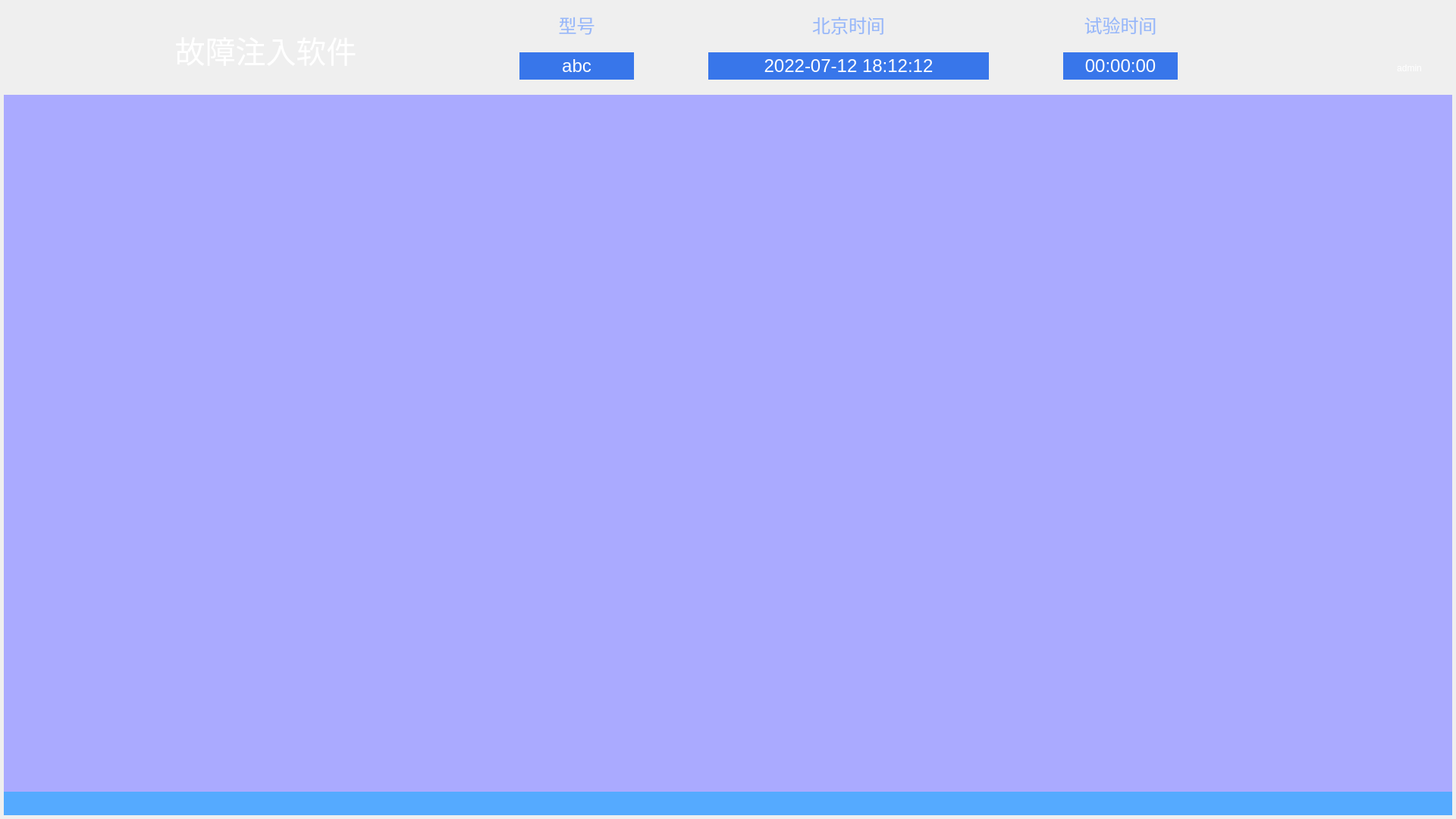
<?xml version="1.0" encoding="UTF-8"?>
<ui version="4.0">
 <class>FaultInjectionClass</class>
 <widget class="QMainWindow" name="FaultInjectionClass">
  <property name="geometry">
   <rect>
    <x>0</x>
    <y>0</y>
    <width>1920</width>
    <height>1080</height>
   </rect>
  </property>
  <property name="windowTitle">
   <string>FaultInjection</string>
  </property>
  <widget class="QWidget" name="centralWidget">
   <layout class="QVBoxLayout" name="vl_UI">
    <property name="spacing">
     <number>0</number>
    </property>
    <property name="leftMargin">
     <number>5</number>
    </property>
    <property name="topMargin">
     <number>5</number>
    </property>
    <property name="rightMargin">
     <number>5</number>
    </property>
    <property name="bottomMargin">
     <number>5</number>
    </property>
    <item>
     <widget class="QWidget" name="top_wgt" native="true">
      <property name="minimumSize">
       <size>
        <width>1014</width>
        <height>80</height>
       </size>
      </property>
      <property name="maximumSize">
       <size>
        <width>16777215</width>
        <height>120</height>
       </size>
      </property>
      <property name="styleSheet">
       <string notr="true">border-image:url(&quot;:/FaultInjection/topbar&quot;)</string>
      </property>
      <layout class="QHBoxLayout" name="horizontalLayout" stretch="4,1,3,1,2">
       <property name="spacing">
        <number>40</number>
       </property>
       <property name="leftMargin">
        <number>0</number>
       </property>
       <property name="topMargin">
        <number>0</number>
       </property>
       <property name="rightMargin">
        <number>0</number>
       </property>
       <property name="bottomMargin">
        <number>10</number>
       </property>
       <item>
        <widget class="QWidget" name="widget_3" native="true">
         <property name="styleSheet">
          <string notr="true">border-image:&quot;transpant&quot;;</string>
         </property>
         <widget class="QLabel" name="softwarename">
          <property name="geometry">
           <rect>
            <x>180</x>
            <y>0</y>
            <width>331</width>
            <height>121</height>
           </rect>
          </property>
          <property name="sizePolicy">
           <sizepolicy hsizetype="Preferred" vsizetype="Preferred">
            <horstretch>0</horstretch>
            <verstretch>0</verstretch>
           </sizepolicy>
          </property>
          <property name="styleSheet">
           <string notr="true">font-size:40px;
color:white;
border-image:&quot;transpant&quot;;</string>
          </property>
          <property name="text">
           <string>故障注入软件</string>
          </property>
          <property name="alignment">
           <set>Qt::AlignCenter</set>
          </property>
         </widget>
        </widget>
       </item>
       <item>
        <widget class="QWidget" name="widget_2" native="true">
         <property name="sizePolicy">
          <sizepolicy hsizetype="Expanding" vsizetype="Preferred">
           <horstretch>0</horstretch>
           <verstretch>0</verstretch>
          </sizepolicy>
         </property>
         <property name="styleSheet">
          <string notr="true">font-size:18px;border-image:&quot;transpant&quot;;</string>
         </property>
         <layout class="QGridLayout" name="gridLayout">
          <property name="leftMargin">
           <number>0</number>
          </property>
          <property name="topMargin">
           <number>0</number>
          </property>
          <property name="rightMargin">
           <number>0</number>
          </property>
          <property name="bottomMargin">
           <number>0</number>
          </property>
          <property name="spacing">
           <number>0</number>
          </property>
          <item row="0" column="0">
           <widget class="QLabel" name="rtlabel">
            <property name="styleSheet">
             <string notr="true">font-size:24px;color:#98b8f9;
</string>
            </property>
            <property name="text">
             <string>型号</string>
            </property>
            <property name="alignment">
             <set>Qt::AlignCenter</set>
            </property>
           </widget>
          </item>
          <item row="1" column="0">
           <widget class="QWidget" name="widget_8" native="true">
            <layout class="QHBoxLayout" name="horizontalLayout_2">
             <property name="spacing">
              <number>0</number>
             </property>
             <property name="leftMargin">
              <number>0</number>
             </property>
             <property name="topMargin">
              <number>0</number>
             </property>
             <property name="rightMargin">
              <number>0</number>
             </property>
             <property name="bottomMargin">
              <number>0</number>
             </property>
             <item>
              <widget class="QLabel" name="label_2">
               <property name="minimumSize">
                <size>
                 <width>4</width>
                 <height>0</height>
                </size>
               </property>
               <property name="maximumSize">
                <size>
                 <width>4</width>
                 <height>16777215</height>
                </size>
               </property>
               <property name="text">
                <string/>
               </property>
               <property name="pixmap">
                <pixmap resource="FaultInjection.qrc">:/FaultInjection/rectleft</pixmap>
               </property>
              </widget>
             </item>
             <item>
              <widget class="QLabel" name="rocket_type">
               <property name="minimumSize">
                <size>
                 <width>0</width>
                 <height>36</height>
                </size>
               </property>
               <property name="maximumSize">
                <size>
                 <width>16777215</width>
                 <height>36</height>
                </size>
               </property>
               <property name="styleSheet">
                <string notr="true">font-size:24px;color:white;background-color:rgba(56,118,234,1)</string>
               </property>
               <property name="text">
                <string>abc</string>
               </property>
               <property name="alignment">
                <set>Qt::AlignCenter</set>
               </property>
              </widget>
             </item>
             <item>
              <widget class="QLabel" name="label_3">
               <property name="minimumSize">
                <size>
                 <width>4</width>
                 <height>0</height>
                </size>
               </property>
               <property name="maximumSize">
                <size>
                 <width>4</width>
                 <height>16777215</height>
                </size>
               </property>
               <property name="text">
                <string/>
               </property>
               <property name="pixmap">
                <pixmap resource="FaultInjection.qrc">:/FaultInjection/rectright</pixmap>
               </property>
              </widget>
             </item>
            </layout>
           </widget>
          </item>
         </layout>
        </widget>
       </item>
       <item>
        <widget class="QWidget" name="widget" native="true">
         <property name="styleSheet">
          <string notr="true">border-image:&quot;transpant&quot;;</string>
         </property>
         <layout class="QVBoxLayout" name="verticalLayout_3">
          <property name="spacing">
           <number>0</number>
          </property>
          <property name="leftMargin">
           <number>0</number>
          </property>
          <property name="topMargin">
           <number>0</number>
          </property>
          <property name="rightMargin">
           <number>0</number>
          </property>
          <property name="bottomMargin">
           <number>0</number>
          </property>
          <item>
           <widget class="QLabel" name="ctlabel">
            <property name="styleSheet">
             <string notr="true">font-size:24px;color:#98b8f9</string>
            </property>
            <property name="text">
             <string>北京时间</string>
            </property>
            <property name="alignment">
             <set>Qt::AlignCenter</set>
            </property>
           </widget>
          </item>
          <item>
           <widget class="QWidget" name="widget_9" native="true">
            <layout class="QHBoxLayout" name="horizontalLayout_3">
             <property name="spacing">
              <number>0</number>
             </property>
             <property name="leftMargin">
              <number>50</number>
             </property>
             <property name="topMargin">
              <number>0</number>
             </property>
             <property name="rightMargin">
              <number>50</number>
             </property>
             <property name="bottomMargin">
              <number>0</number>
             </property>
             <item>
              <widget class="QLabel" name="label_4">
               <property name="minimumSize">
                <size>
                 <width>4</width>
                 <height>0</height>
                </size>
               </property>
               <property name="maximumSize">
                <size>
                 <width>4</width>
                 <height>16777215</height>
                </size>
               </property>
               <property name="text">
                <string/>
               </property>
               <property name="pixmap">
                <pixmap resource="FaultInjection.qrc">:/FaultInjection/rectleft</pixmap>
               </property>
              </widget>
             </item>
             <item>
              <widget class="QLabel" name="curtime">
               <property name="minimumSize">
                <size>
                 <width>0</width>
                 <height>36</height>
                </size>
               </property>
               <property name="maximumSize">
                <size>
                 <width>16777215</width>
                 <height>36</height>
                </size>
               </property>
               <property name="styleSheet">
                <string notr="true">font-size:24px;color:white;background-color:rgba(56,118,234,1)</string>
               </property>
               <property name="text">
                <string>2022-07-12 18:12:12</string>
               </property>
               <property name="alignment">
                <set>Qt::AlignCenter</set>
               </property>
              </widget>
             </item>
             <item>
              <widget class="QLabel" name="label_5">
               <property name="minimumSize">
                <size>
                 <width>4</width>
                 <height>0</height>
                </size>
               </property>
               <property name="maximumSize">
                <size>
                 <width>4</width>
                 <height>16777215</height>
                </size>
               </property>
               <property name="text">
                <string/>
               </property>
               <property name="pixmap">
                <pixmap resource="FaultInjection.qrc">:/FaultInjection/rectright</pixmap>
               </property>
              </widget>
             </item>
            </layout>
           </widget>
          </item>
         </layout>
        </widget>
       </item>
       <item>
        <widget class="QWidget" name="widget_4" native="true">
         <property name="sizePolicy">
          <sizepolicy hsizetype="Expanding" vsizetype="Preferred">
           <horstretch>0</horstretch>
           <verstretch>0</verstretch>
          </sizepolicy>
         </property>
         <property name="styleSheet">
          <string notr="true">border-image:&quot;transpant&quot;;</string>
         </property>
         <layout class="QVBoxLayout" name="verticalLayout">
          <property name="spacing">
           <number>0</number>
          </property>
          <property name="leftMargin">
           <number>0</number>
          </property>
          <property name="topMargin">
           <number>0</number>
          </property>
          <property name="rightMargin">
           <number>0</number>
          </property>
          <property name="bottomMargin">
           <number>0</number>
          </property>
          <item>
           <widget class="QLabel" name="ftlabel">
            <property name="styleSheet">
             <string notr="true">font-size:24px;color:#98b8f9</string>
            </property>
            <property name="text">
             <string>试验时间</string>
            </property>
            <property name="alignment">
             <set>Qt::AlignCenter</set>
            </property>
           </widget>
          </item>
          <item>
           <widget class="QWidget" name="widget_10" native="true">
            <layout class="QHBoxLayout" name="horizontalLayout_4">
             <property name="spacing">
              <number>0</number>
             </property>
             <property name="leftMargin">
              <number>0</number>
             </property>
             <property name="topMargin">
              <number>0</number>
             </property>
             <property name="rightMargin">
              <number>0</number>
             </property>
             <property name="bottomMargin">
              <number>0</number>
             </property>
             <item>
              <widget class="QLabel" name="label_6">
               <property name="minimumSize">
                <size>
                 <width>4</width>
                 <height>0</height>
                </size>
               </property>
               <property name="maximumSize">
                <size>
                 <width>4</width>
                 <height>16777215</height>
                </size>
               </property>
               <property name="text">
                <string/>
               </property>
               <property name="pixmap">
                <pixmap resource="FaultInjection.qrc">:/FaultInjection/rectleft</pixmap>
               </property>
              </widget>
             </item>
             <item>
              <widget class="QLabel" name="test_time">
               <property name="minimumSize">
                <size>
                 <width>0</width>
                 <height>36</height>
                </size>
               </property>
               <property name="maximumSize">
                <size>
                 <width>16777215</width>
                 <height>36</height>
                </size>
               </property>
               <property name="styleSheet">
                <string notr="true">font-size:24px;color:white;background-color:rgba(56,118,234,1)</string>
               </property>
               <property name="text">
                <string>00:00:00</string>
               </property>
               <property name="alignment">
                <set>Qt::AlignCenter</set>
               </property>
              </widget>
             </item>
             <item>
              <widget class="QLabel" name="label_7">
               <property name="minimumSize">
                <size>
                 <width>4</width>
                 <height>0</height>
                </size>
               </property>
               <property name="maximumSize">
                <size>
                 <width>4</width>
                 <height>16777215</height>
                </size>
               </property>
               <property name="text">
                <string/>
               </property>
               <property name="pixmap">
                <pixmap resource="FaultInjection.qrc">:/FaultInjection/rectright</pixmap>
               </property>
              </widget>
             </item>
            </layout>
           </widget>
          </item>
         </layout>
        </widget>
       </item>
       <item>
        <widget class="QWidget" name="widget_6" native="true">
         <property name="styleSheet">
          <string notr="true">border-image:&quot;transpant&quot;;</string>
         </property>
         <layout class="QVBoxLayout" name="verticalLayout_2" stretch="1">
          <property name="spacing">
           <number>0</number>
          </property>
          <property name="leftMargin">
           <number>0</number>
          </property>
          <property name="topMargin">
           <number>0</number>
          </property>
          <property name="rightMargin">
           <number>0</number>
          </property>
          <property name="bottomMargin">
           <number>0</number>
          </property>
          <item>
           <widget class="QWidget" name="widget_5" native="true">
            <property name="sizePolicy">
             <sizepolicy hsizetype="Minimum" vsizetype="Preferred">
              <horstretch>0</horstretch>
              <verstretch>0</verstretch>
             </sizepolicy>
            </property>
            <layout class="QGridLayout" name="gridLayout_3">
             <property name="leftMargin">
              <number>0</number>
             </property>
             <property name="topMargin">
              <number>0</number>
             </property>
             <property name="rightMargin">
              <number>0</number>
             </property>
             <property name="bottomMargin">
              <number>10</number>
             </property>
             <property name="spacing">
              <number>0</number>
             </property>
             <item row="2" column="1">
              <widget class="QPushButton" name="pb_min_1">
               <property name="minimumSize">
                <size>
                 <width>30</width>
                 <height>30</height>
                </size>
               </property>
               <property name="maximumSize">
                <size>
                 <width>30</width>
                 <height>30</height>
                </size>
               </property>
               <property name="cursor">
                <cursorShape>PointingHandCursor</cursorShape>
               </property>
               <property name="toolTip">
                <string>当前用户</string>
               </property>
               <property name="styleSheet">
                <string notr="true">QPushButton {
	background-color:transparent;
	background-image: url(:/FaultInjection/images/用户1.png);
    border:0px;
}

</string>
               </property>
               <property name="text">
                <string/>
               </property>
              </widget>
             </item>
             <item row="1" column="3">
              <widget class="QWidget" name="widget_7" native="true">
               <property name="maximumSize">
                <size>
                 <width>16777215</width>
                 <height>40</height>
                </size>
               </property>
              </widget>
             </item>
             <item row="2" column="3">
              <widget class="QLabel" name="lb_user">
               <property name="layoutDirection">
                <enum>Qt::LeftToRight</enum>
               </property>
               <property name="styleSheet">
                <string notr="true">font-size:12px;color:white</string>
               </property>
               <property name="text">
                <string>admin</string>
               </property>
               <property name="alignment">
                <set>Qt::AlignCenter</set>
               </property>
              </widget>
             </item>
             <item row="2" column="2">
              <widget class="QWidget" name="widget_11" native="true">
               <property name="sizePolicy">
                <sizepolicy hsizetype="Fixed" vsizetype="Preferred">
                 <horstretch>0</horstretch>
                 <verstretch>0</verstretch>
                </sizepolicy>
               </property>
               <property name="minimumSize">
                <size>
                 <width>16</width>
                 <height>0</height>
                </size>
               </property>
               <property name="maximumSize">
                <size>
                 <width>16</width>
                 <height>16777215</height>
                </size>
               </property>
              </widget>
             </item>
             <item row="0" column="3">
              <widget class="QPushButton" name="pb_min">
               <property name="minimumSize">
                <size>
                 <width>30</width>
                 <height>30</height>
                </size>
               </property>
               <property name="maximumSize">
                <size>
                 <width>30</width>
                 <height>30</height>
                </size>
               </property>
               <property name="cursor">
                <cursorShape>PointingHandCursor</cursorShape>
               </property>
               <property name="toolTip">
                <string>最小化</string>
               </property>
               <property name="styleSheet">
                <string notr="true">QPushButton:hover{
	background-color:transparent;
	background-image:url(:/FaultInjection/images/最小化-悬浮.png);
    border:0px;}
QPushButton:pressed{
	background-color:transparent; 
    background-image: url(:/FaultInjection/images/最小化-点击.png);
    border:0px;}
QPushButton {
	background-color:transparent;
	background-image: url(:/FaultInjection/images/最小化-默认.png);
    border:0px;
}

</string>
               </property>
               <property name="text">
                <string/>
               </property>
              </widget>
             </item>
             <item row="0" column="0">
              <widget class="QWidget" name="widget_14" native="true"/>
             </item>
             <item row="0" column="5">
              <widget class="QPushButton" name="pb_close">
               <property name="minimumSize">
                <size>
                 <width>30</width>
                 <height>30</height>
                </size>
               </property>
               <property name="maximumSize">
                <size>
                 <width>30</width>
                 <height>30</height>
                </size>
               </property>
               <property name="cursor">
                <cursorShape>PointingHandCursor</cursorShape>
               </property>
               <property name="toolTip">
                <string>关闭</string>
               </property>
               <property name="styleSheet">
                <string notr="true">QPushButton:hover{
	background-color:transparent;
	background-image: url(:/FaultInjection/images/关闭-悬浮.png);
    border:0px;}
QPushButton:pressed{
	background-color:transparent; 
	background-image: url(:/FaultInjection/images/关闭-点击.png);
    border:0px;}
QPushButton {
	background-color:transparent;
	background-image: url(:/FaultInjection/images/关闭-默认.png);
    border:0px;
}

</string>
               </property>
               <property name="text">
                <string/>
               </property>
              </widget>
             </item>
             <item row="2" column="5">
              <widget class="QLabel" name="label">
               <property name="cursor">
                <cursorShape>PointingHandCursor</cursorShape>
               </property>
               <property name="text">
                <string/>
               </property>
               <property name="pixmap">
                <pixmap resource="FaultInjection.qrc">:/FaultInjection/xiala</pixmap>
               </property>
              </widget>
             </item>
             <item row="2" column="4">
              <widget class="QWidget" name="widget_12" native="true">
               <property name="minimumSize">
                <size>
                 <width>10</width>
                 <height>0</height>
                </size>
               </property>
               <property name="maximumSize">
                <size>
                 <width>10</width>
                 <height>16777215</height>
                </size>
               </property>
              </widget>
             </item>
            </layout>
           </widget>
          </item>
         </layout>
        </widget>
       </item>
      </layout>
     </widget>
    </item>
    <item>
     <widget class="QWidget" name="center_wgt" native="true">
      <property name="styleSheet">
       <string notr="true">background-color: rgb(170, 170, 255);
border-image:url(&quot;:/FaultInjection/cbg&quot;)</string>
      </property>
     </widget>
    </item>
    <item>
     <widget class="QWidget" name="top_wgt_2" native="true">
      <property name="minimumSize">
       <size>
        <width>1014</width>
        <height>31</height>
       </size>
      </property>
      <property name="maximumSize">
       <size>
        <width>16777215</width>
        <height>31</height>
       </size>
      </property>
      <property name="styleSheet">
       <string notr="true"> 
background-color: rgb(85, 170, 255);</string>
      </property>
      <widget class="QWidget" name="wgt_status_left" native="true">
       <property name="geometry">
        <rect>
         <x>0</x>
         <y>0</y>
         <width>790</width>
         <height>31</height>
        </rect>
       </property>
       <property name="minimumSize">
        <size>
         <width>790</width>
         <height>24</height>
        </size>
       </property>
       <widget class="QLabel" name="lb_flag_5">
        <property name="geometry">
         <rect>
          <x>10</x>
          <y>4</y>
          <width>24</width>
          <height>24</height>
         </rect>
        </property>
        <property name="styleSheet">
         <string notr="true"/>
        </property>
        <property name="text">
         <string/>
        </property>
        <property name="pixmap">
         <pixmap resource="FaultInjection.qrc">:/FaultInjection/images/icon_info.png</pixmap>
        </property>
       </widget>
      </widget>
     </widget>
    </item>
   </layout>
  </widget>
 </widget>
 <layoutdefault spacing="6" margin="11"/>
 <resources>
  <include location="FaultInjection.qrc"/>
 </resources>
 <connections/>
</ui>
